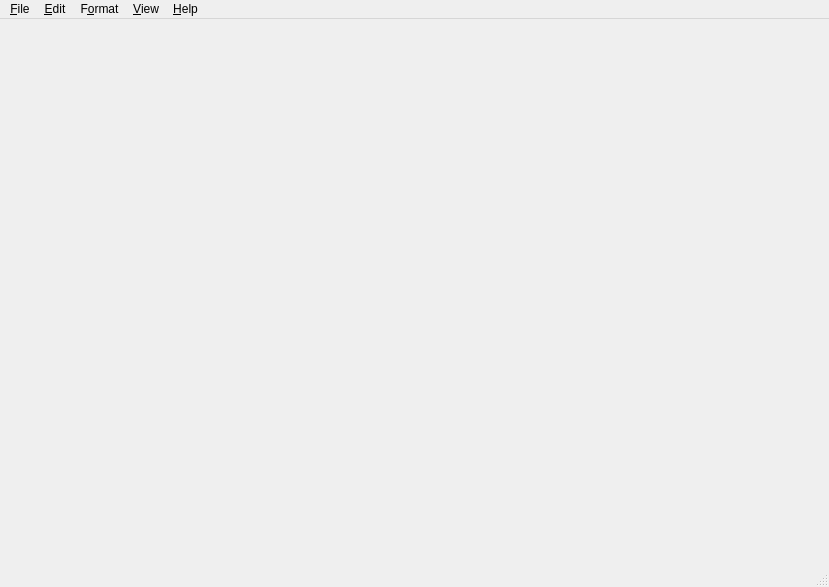
<?xml version="1.0" encoding="UTF-8"?>
<ui version="4.0">
 <class>MainWindow</class>
 <widget class="QMainWindow" name="MainWindow">
  <property name="geometry">
   <rect>
    <x>0</x>
    <y>0</y>
    <width>829</width>
    <height>587</height>
   </rect>
  </property>
  <property name="windowTitle">
   <string>Notepad Clone</string>
  </property>
  <widget class="QWidget" name="centralwidget">
   <layout class="QVBoxLayout" name="verticalLayout">
    <property name="spacing">
     <number>0</number>
    </property>
    <property name="leftMargin">
     <number>0</number>
    </property>
    <property name="topMargin">
     <number>0</number>
    </property>
    <property name="rightMargin">
     <number>0</number>
    </property>
    <property name="bottomMargin">
     <number>0</number>
    </property>
    <item>
     <widget class="QTabWidget" name="tabWidget">
      <property name="tabPosition">
       <enum>QTabWidget::TabPosition::North</enum>
      </property>
      <property name="documentMode">
       <bool>true</bool>
      </property>
      <property name="tabsClosable">
       <bool>true</bool>
      </property>
      <property name="movable">
       <bool>true</bool>
      </property>
     </widget>
    </item>
   </layout>
  </widget>
  <widget class="QMenuBar" name="menubar">
   <property name="geometry">
    <rect>
     <x>0</x>
     <y>0</y>
     <width>829</width>
     <height>21</height>
    </rect>
   </property>
   <widget class="QMenu" name="menuFile">
    <property name="title">
     <string>&amp;File</string>
    </property>
    <addaction name="actionNew"/>
    <addaction name="actionOpen"/>
    <addaction name="actionSave"/>
    <addaction name="actionSaveAs"/>
    <addaction name="separator"/>
    <addaction name="actionExit"/>
   </widget>
   <widget class="QMenu" name="menuEdit">
    <property name="title">
     <string>&amp;Edit</string>
    </property>
    <action name="actionFindReplace">
     <property name="text">
      <string>Find / Replace</string>
     </property>
     <property name="shortcut">
      <string>Ctrl+F</string>
     </property>
    </action>
    <addaction name="actionFindReplace"/>
   </widget>
   <widget class="QMenu" name="menuFormat">
    <property name="title">
     <string>F&amp;ormat</string>
    </property>
   </widget>
   <widget class="QMenu" name="menuView">
    <property name="title">
     <string>&amp;View</string>
    </property>
   </widget>
   <widget class="QMenu" name="menuHelp">
    <property name="title">
     <string>&amp;Help</string>
    </property>
   </widget>
   <addaction name="menuFile"/>
   <addaction name="menuEdit"/>
   <addaction name="menuFormat"/>
   <addaction name="menuView"/>
   <addaction name="menuHelp"/>
  </widget>
  <widget class="QStatusBar" name="statusbar"/>
  <action name="actionNew">
   <property name="text">
    <string>&amp;New</string>
   </property>
   <property name="shortcut">
    <string>Ctrl+N</string>
   </property>
  </action>
  <action name="actionOpen">
   <property name="text">
    <string>&amp;Open...</string>
   </property>
   <property name="shortcut">
    <string>Ctrl+O</string>
   </property>
  </action>
  <action name="actionSave">
   <property name="text">
    <string>&amp;Save</string>
   </property>
   <property name="shortcut">
    <string>Ctrl+S</string>
   </property>
  </action>
  <action name="actionSaveAs">
   <property name="text">
    <string>Save &amp;As...</string>
   </property>
   <property name="shortcut">
    <string>Ctrl+Shift+S</string>
   </property>
  </action>
  <action name="actionExit">
   <property name="text">
    <string>E&amp;xit</string>
   </property>
   <property name="shortcut">
    <string>Alt+F4</string>
   </property>
  </action>
 </widget>
 <resources/>
 <connections/>
</ui>
